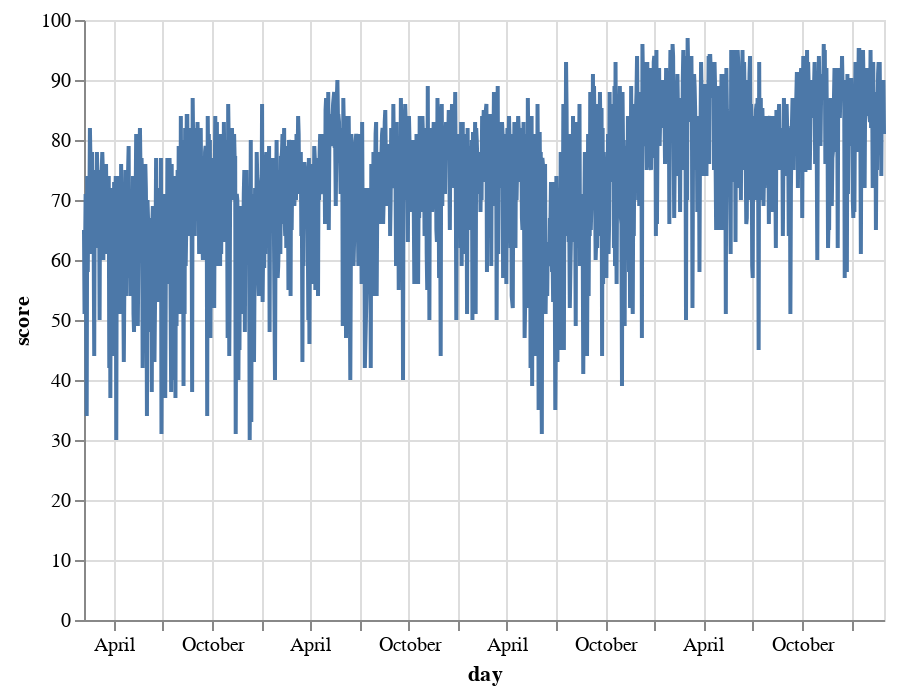

Write notebook code for a chart like this one.
### Code cell
alt.Chart(ts.reset_index()).mark_line().encode(
    x='day:T',
    y='score:Q'
)

### Figure 1 — Vega-Lite specification as saved in the notebook (floating-point values rounded to 4 significant figures; data arrays with more than 128 entries replaced by an {"elided": "..."} marker saying what was removed)
{"config": {"view": {"continuousWidth": 400, "continuousHeight": 300}}, "data": {"name": "data-35e162bad82e36aa86f2776e2c22fe41"}, "mark": "line", "encoding": {"x": {"field": "day", "type": "temporal"}, "y": {"field": "score", "type": "quantitative"}}, "$schema": "https://vega.github.io/schema/vega-lite/v4.17.0.json", "datasets": {"data-35e162bad82e36aa86f2776e2c22fe41": {"elided": "1456 records"}}}
